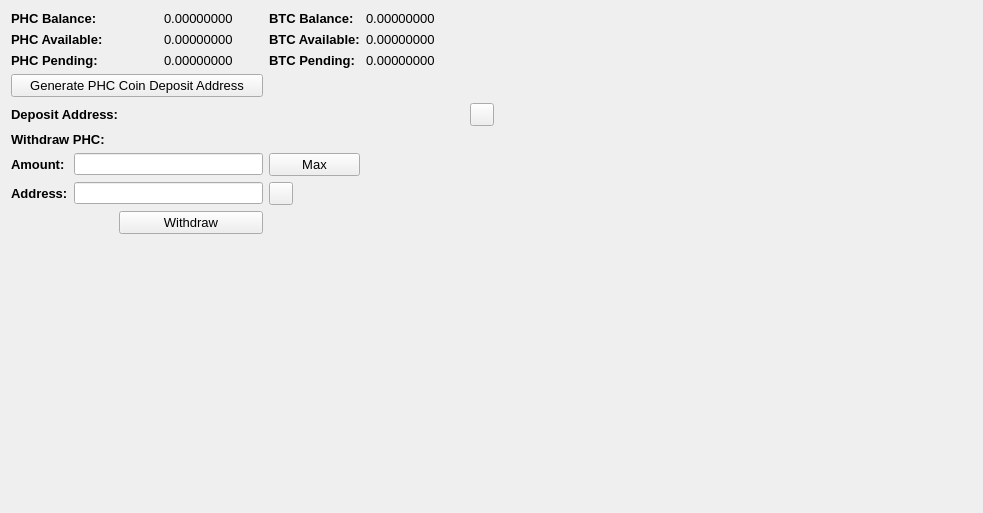
     <widget class="QWidget" name="BalanceTab">
      <attribute name="title">
       <string>Balance</string>
      </attribute>
      <layout class="QGridLayout" name="gridLayout_2">
       <item row="0" column="0" colspan="2">
        <widget class="QLabel" name="label_11">
         <property name="font">
          <font>
           <pointsize>10</pointsize>
           <weight>75</weight>
           <bold>true</bold>
          </font>
         </property>
         <property name="text">
          <string>PHC Balance:</string>
         </property>
        </widget>
       </item>
       <item row="0" column="3">
        <widget class="QLabel" name="PHCBalanceLabel">
         <property name="font">
          <font>
           <pointsize>10</pointsize>
          </font>
         </property>
         <property name="text">
          <string>0.00000000</string>
         </property>
         <property name="textInteractionFlags">
          <set>Qt::LinksAccessibleByMouse|Qt::TextSelectableByMouse</set>
         </property>
        </widget>
       </item>
       <item row="0" column="4">
        <widget class="QLabel" name="label_12">
         <property name="font">
          <font>
           <pointsize>10</pointsize>
           <weight>75</weight>
           <bold>true</bold>
          </font>
         </property>
         <property name="text">
          <string>BTC Balance:</string>
         </property>
        </widget>
       </item>
       <item row="0" column="5">
        <widget class="QLabel" name="BitcoinBalanceLabel">
         <property name="font">
          <font>
           <pointsize>10</pointsize>
          </font>
         </property>
         <property name="text">
          <string>0.00000000</string>
         </property>
         <property name="textInteractionFlags">
          <set>Qt::LinksAccessibleByMouse|Qt::TextSelectableByMouse</set>
         </property>
        </widget>
       </item>
       <item row="0" column="7" rowspan="10">
        <spacer name="horizontalSpacer_4">
         <property name="orientation">
          <enum>Qt::Horizontal</enum>
         </property>
         <property name="sizeHint" stdset="0">
          <size>
           <width>478</width>
           <height>488</height>
          </size>
         </property>
        </spacer>
       </item>
       <item row="1" column="0" colspan="2">
        <widget class="QLabel" name="label_13">
         <property name="font">
          <font>
           <pointsize>10</pointsize>
           <weight>75</weight>
           <bold>true</bold>
          </font>
         </property>
         <property name="text">
          <string>PHC Available:</string>
         </property>
        </widget>
       </item>
       <item row="1" column="3">
        <widget class="QLabel" name="PHCAvailableLabel_2">
         <property name="font">
          <font>
           <pointsize>10</pointsize>
          </font>
         </property>
         <property name="text">
          <string>0.00000000</string>
         </property>
         <property name="textInteractionFlags">
          <set>Qt::LinksAccessibleByMouse|Qt::TextSelectableByMouse</set>
         </property>
        </widget>
       </item>
       <item row="1" column="4">
        <widget class="QLabel" name="label_15">
         <property name="font">
          <font>
           <pointsize>10</pointsize>
           <weight>75</weight>
           <bold>true</bold>
          </font>
         </property>
         <property name="text">
          <string>BTC Available:</string>
         </property>
        </widget>
       </item>
       <item row="1" column="5">
        <widget class="QLabel" name="BitcoinAvailableLabel">
         <property name="font">
          <font>
           <pointsize>10</pointsize>
          </font>
         </property>
         <property name="text">
          <string>0.00000000</string>
         </property>
         <property name="textInteractionFlags">
          <set>Qt::LinksAccessibleByMouse|Qt::TextSelectableByMouse</set>
         </property>
        </widget>
       </item>
       <item row="2" column="0" colspan="2">
        <widget class="QLabel" name="label_14">
         <property name="font">
          <font>
           <pointsize>10</pointsize>
           <weight>75</weight>
           <bold>true</bold>
          </font>
         </property>
         <property name="text">
          <string>PHC Pending:</string>
         </property>
        </widget>
       </item>
       <item row="2" column="3">
        <widget class="QLabel" name="PHCPendingLabel">
         <property name="font">
          <font>
           <pointsize>10</pointsize>
          </font>
         </property>
         <property name="text">
          <string>0.00000000</string>
         </property>
         <property name="textInteractionFlags">
          <set>Qt::LinksAccessibleByMouse|Qt::TextSelectableByMouse</set>
         </property>
        </widget>
       </item>
       <item row="2" column="4">
        <widget class="QLabel" name="label_31">
         <property name="font">
          <font>
           <pointsize>10</pointsize>
           <weight>75</weight>
           <bold>true</bold>
          </font>
         </property>
         <property name="text">
          <string>BTC Pending:</string>
         </property>
        </widget>
       </item>
       <item row="2" column="5">
        <widget class="QLabel" name="BitcoinPendingLabel">
         <property name="font">
          <font>
           <pointsize>10</pointsize>
          </font>
         </property>
         <property name="text">
          <string>0.00000000</string>
         </property>
         <property name="textInteractionFlags">
          <set>Qt::LinksAccessibleByMouse|Qt::TextSelectableByMouse</set>
         </property>
        </widget>
       </item>
       <item row="3" column="0" colspan="4">
        <widget class="QPushButton" name="GenDepositBTN">
         <property name="font">
          <font>
           <pointsize>10</pointsize>
          </font>
         </property>
         <property name="text">
          <string>Generate PHC Coin Deposit Address</string>
         </property>
        </widget>
       </item>
       <item row="4" column="0" colspan="3">
        <widget class="QLabel" name="label_33">
         <property name="font">
          <font>
           <pointsize>10</pointsize>
           <weight>75</weight>
           <bold>true</bold>
          </font>
         </property>
         <property name="text">
          <string>Deposit Address:</string>
         </property>
        </widget>
       </item>
       <item row="4" column="3" colspan="3">
        <widget class="QLabel" name="DepositAddressLabel">
         <property name="minimumSize">
          <size>
           <width>300</width>
           <height>0</height>
          </size>
         </property>
         <property name="palette">
          <palette>
           <active>
            <colorrole role="WindowText">
             <brush brushstyle="SolidPattern">
              <color alpha="255">
               <red>0</red>
               <green>0</green>
               <blue>0</blue>
              </color>
             </brush>
            </colorrole>
            <colorrole role="Text">
             <brush brushstyle="SolidPattern">
              <color alpha="255">
               <red>0</red>
               <green>0</green>
               <blue>255</blue>
              </color>
             </brush>
            </colorrole>
           </active>
           <inactive>
            <colorrole role="WindowText">
             <brush brushstyle="SolidPattern">
              <color alpha="255">
               <red>0</red>
               <green>0</green>
               <blue>0</blue>
              </color>
             </brush>
            </colorrole>
            <colorrole role="Text">
             <brush brushstyle="SolidPattern">
              <color alpha="255">
               <red>0</red>
               <green>0</green>
               <blue>255</blue>
              </color>
             </brush>
            </colorrole>
           </inactive>
           <disabled>
            <colorrole role="WindowText">
             <brush brushstyle="SolidPattern">
              <color alpha="255">
               <red>120</red>
               <green>120</green>
               <blue>120</blue>
              </color>
             </brush>
            </colorrole>
            <colorrole role="Text">
             <brush brushstyle="SolidPattern">
              <color alpha="255">
               <red>120</red>
               <green>120</green>
               <blue>120</blue>
              </color>
             </brush>
            </colorrole>
           </disabled>
          </palette>
         </property>
         <property name="font">
          <font>
           <pointsize>10</pointsize>
           <weight>75</weight>
           <bold>true</bold>
          </font>
         </property>
         <property name="text">
          <string/>
         </property>
         <property name="alignment">
          <set>Qt::AlignRight|Qt::AlignTrailing|Qt::AlignVCenter</set>
         </property>
         <property name="textInteractionFlags">
          <set>Qt::LinksAccessibleByMouse|Qt::TextSelectableByKeyboard|Qt::TextSelectableByMouse</set>
         </property>
        </widget>
       </item>
       <item row="4" column="6">
        <widget class="QToolButton" name="DepositCopyButton">
         <property name="toolTip">
          <string>Copy to clipboard</string>
         </property>
         <property name="text">
          <string/>
         </property>
         <property name="icon">
          <iconset resource="../bitcoin.qrc">
           <normaloff>:/icons/editcopy</normaloff>:/icons/editcopy</iconset>
         </property>
         <property name="shortcut">
          <string>Alt+P</string>
         </property>
        </widget>
       </item>
       <item row="5" column="0" colspan="2">
        <widget class="QLabel" name="label_34">
         <property name="font">
          <font>
           <pointsize>10</pointsize>
           <weight>75</weight>
           <bold>true</bold>
          </font>
         </property>
         <property name="text">
          <string>Withdraw PHC:</string>
         </property>
        </widget>
       </item>
       <item row="6" column="0">
        <widget class="QLabel" name="label_26">
         <property name="font">
          <font>
           <pointsize>10</pointsize>
           <weight>75</weight>
           <bold>true</bold>
          </font>
         </property>
         <property name="text">
          <string>Amount:</string>
         </property>
        </widget>
       </item>
       <item row="6" column="1" colspan="3">
        <widget class="QLineEdit" name="WithdrawUnitsInput">
         <property name="font">
          <font>
           <pointsize>9</pointsize>
           <weight>75</weight>
           <bold>true</bold>
          </font>
         </property>
         <property name="text">
          <string/>
         </property>
        </widget>
       </item>
       <item row="6" column="4">
        <widget class="QPushButton" name="Withdraw_Max_Amount">
         <property name="font">
          <font>
           <pointsize>10</pointsize>
          </font>
         </property>
         <property name="text">
          <string>Max</string>
         </property>
        </widget>
       </item>
       <item row="7" column="0">
        <widget class="QLabel" name="label_10">
         <property name="font">
          <font>
           <pointsize>10</pointsize>
           <weight>75</weight>
           <bold>true</bold>
          </font>
         </property>
         <property name="text">
          <string>Address:</string>
         </property>
        </widget>
       </item>
       <item row="7" column="1" colspan="3">
        <widget class="QLineEdit" name="WithdrawAddress">
         <property name="font">
          <font>
           <pointsize>9</pointsize>
           <weight>75</weight>
           <bold>true</bold>
          </font>
         </property>
        </widget>
       </item>
       <item row="7" column="4">
        <widget class="QToolButton" name="WithdrawPasteButton">
         <property name="toolTip">
          <string>Paste from clipboard</string>
         </property>
         <property name="text">
          <string/>
         </property>
         <property name="icon">
          <iconset resource="../bitcoin.qrc">
           <normaloff>:/icons/editpaste</normaloff>:/icons/editpaste</iconset>
         </property>
         <property name="shortcut">
          <string>Alt+P</string>
         </property>
        </widget>
       </item>
       <item row="8" column="2" colspan="2">
        <widget class="QPushButton" name="WithdrawUnitsBtn">
         <property name="font">
          <font>
           <pointsize>10</pointsize>
          </font>
         </property>
         <property name="text">
          <string>Withdraw</string>
         </property>
        </widget>
       </item>
       <item row="9" column="0" colspan="6">
        <spacer name="verticalSpacer">
         <property name="orientation">
          <enum>Qt::Vertical</enum>
         </property>
         <property name="sizeHint" stdset="0">
          <size>
           <width>428</width>
           <height>262</height>
          </size>
         </property>
        </spacer>
       </item>
      </layout>
      <zorder>label_31</zorder>
      <zorder>label_15</zorder>
      <zorder>label_12</zorder>
      <zorder>label_14</zorder>
      <zorder>label_13</zorder>
      <zorder>label_11</zorder>
      <zorder>BitcoinBalanceLabel</zorder>
      <zorder>PHCBalanceLabel</zorder>
      <zorder>PHCAvailableLabel_2</zorder>
      <zorder>PHCPendingLabel</zorder>
      <zorder>BitcoinAvailableLabel</zorder>
      <zorder>BitcoinPendingLabel</zorder>
      <zorder>label_33</zorder>
      <zorder>GenDepositBTN</zorder>
      <zorder>DepositAddressLabel</zorder>
      <zorder>Withdraw_Max_Amount</zorder>
      <zorder>label_34</zorder>
      <zorder>WithdrawUnitsInput</zorder>
      <zorder>label_10</zorder>
      <zorder>label_26</zorder>
      <zorder>WithdrawAddress</zorder>
      <zorder>WithdrawUnitsBtn</zorder>
      <zorder>horizontalSpacer_4</zorder>
      <zorder>verticalSpacer</zorder>
      <zorder>WithdrawPasteButton</zorder>
      <zorder>DepositCopyButton</zorder>
     </widget>
